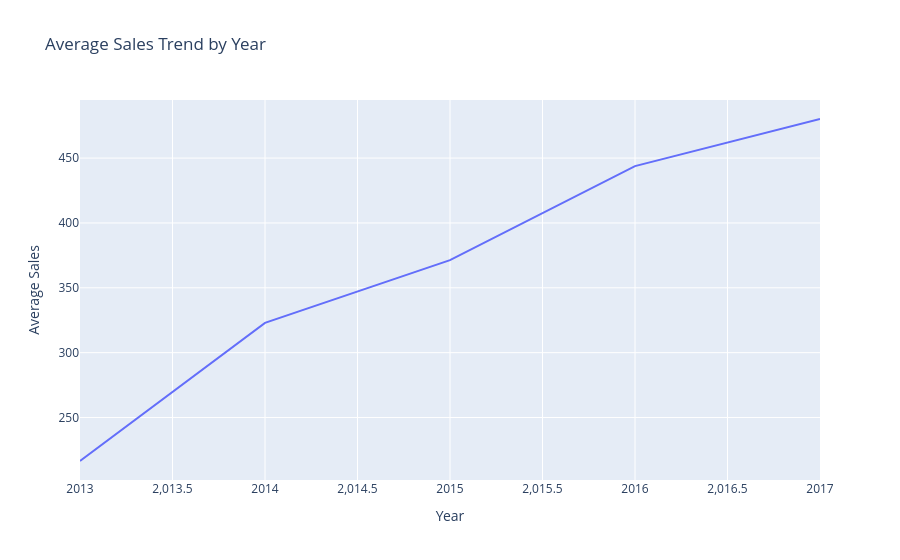

The cell this chart's notebook holds for it:
### Code cell
# Yearly trend
yearly_sales = df_train.groupby('year')['sales'].mean()
fig = px.line(x=yearly_sales.index, y=yearly_sales.values, 
              title='Average Sales Trend by Year', labels={'x': 'Year', 'y': 'Average Sales'})
fig.show()

### Figure 1 — Plotly figure (JSON) as saved in the notebook; plotly's stock layout.template omitted (floating-point values rounded to 4 significant figures)
{"data": [{"hovertemplate": "Year=%{x}<br>Average Sales=%{y}<extra></extra>", "legendgroup": "", "line": {"color": "#636efa", "dash": "solid"}, "marker": {"symbol": "circle"}, "mode": "lines", "name": "", "orientation": "v", "showlegend": false, "type": "scatter", "x": [2013, 2014, 2015, 2016, 2017], "xaxis": "x", "y": [216.5, 322.9, 371.4, 443.8, 480.1], "yaxis": "y"}], "layout": {"legend": {"tracegroupgap": 0}, "title": {"text": "Average Sales Trend by Year"}, "xaxis": {"anchor": "y", "domain": [0, 1], "title": {"text": "Year"}}, "yaxis": {"anchor": "x", "domain": [0, 1], "title": {"text": "Average Sales"}}}}
